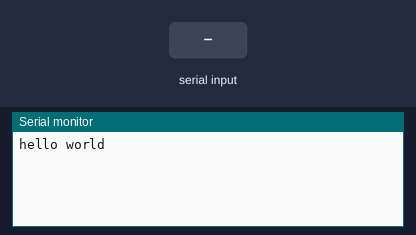
Bench run of a sketch on a simulated ESP32. On the bench: the last lines printed to the serial monitor. The test bench sets the inputs (shaded band).

Above: at 1.2 s.
1.3 s: "1" received over the second serial link
At 3.3 s:
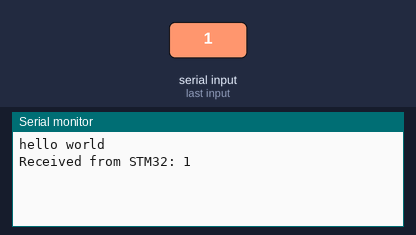
3.8 s: "0" received over the second serial link
At 5.1 s:
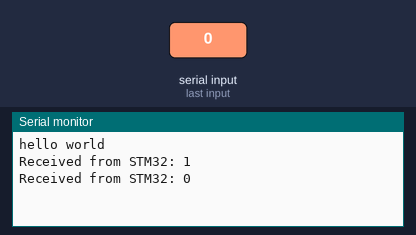
5.3 s: "2" received over the second serial link
At 7.5 s:
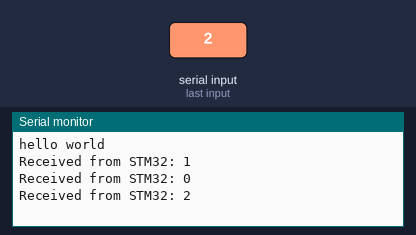

The sketch:

UART_SUCCESS.ino
```cpp
// Define the UART number (e.g., UART1)
HardwareSerial mySerial(1);

void setup() {
  // Start UART communication at 9600 baud rate
  mySerial.begin(115200, SERIAL_8N1, 18, 17); // RX pin = GPIO16, TX pin = GPIO17 (Change as needed)

  Serial.begin(115200); // Start serial monitor
  Serial.println("hello world");
}

void loop() {
  if (mySerial.available()) {
    String data = mySerial.readString();
    Serial.println("Received from STM32: " + data);

  }
}
```

Measured:
- after the input at 1.3 s, the serial monitor: prints a new line after 1.0 s (image 1)
- after the input at 3.8 s, the serial monitor: prints a new line after 1.0 s (image 2)
- after the input at 5.3 s, the serial monitor: prints a new line after 1.0 s (image 3)
